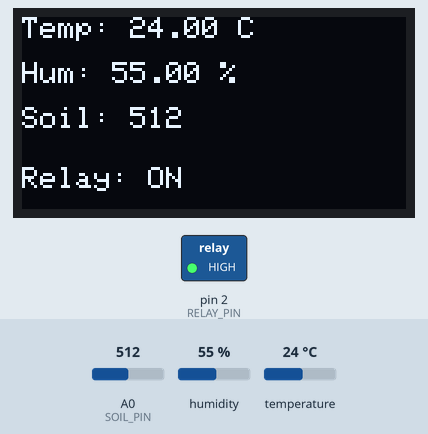
Simulated run of this sketch. Board: Arduino Uno, built with avr-gcc and run on an emulated ATmega328P. Parts: 128×64 one-colour display, switched loads named in the sketch (green lamp = pin HIGH). The test bench sets the inputs (shaded band); at power-on: A0 (SOIL_PIN) = 512, humidity 55 %, temperature 24 °C. What the sketch prints to the serial monitor is not drawn.

Above: at 2.9 s.
3.0 s: A0 (SOIL_PIN) set to 416
At 4.8 s:
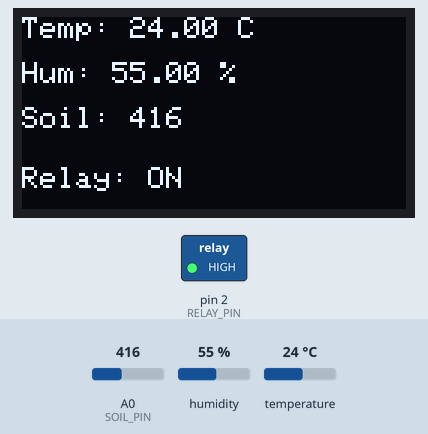
5.8 s: A0 (SOIL_PIN) set to 384
At 7.2 s:
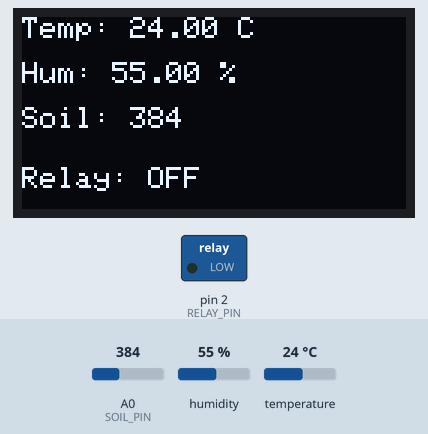
8.6 s: humidity set to 22 %
At 10.8 s:
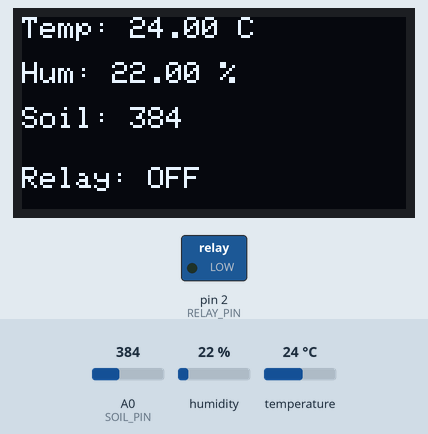
11.8 s: A0 (SOIL_PIN) set to 410
At 13.2 s:
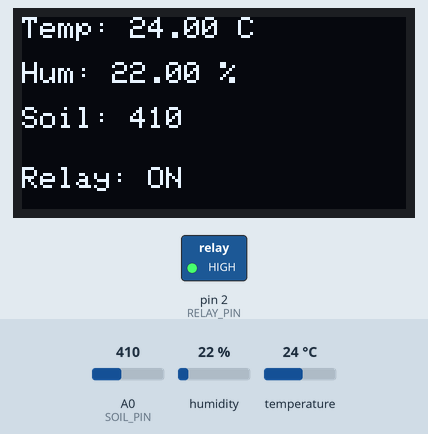
14.6 s: temperature set to 12 °C
At 17.7 s:
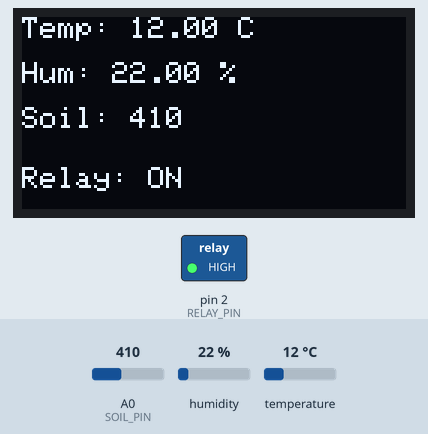
18.0 s: humidity set to 40 %
At 19.2 s:
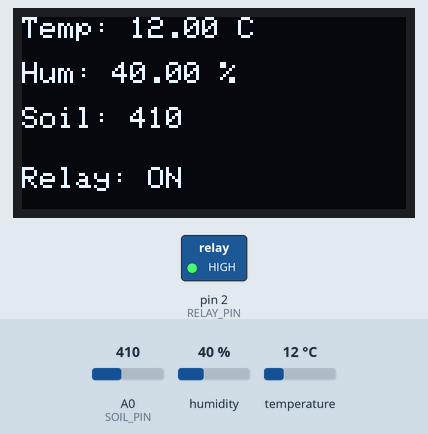
Timing chart, 0 to 21.0 s (numbered marks = the images above; inputs shaded):
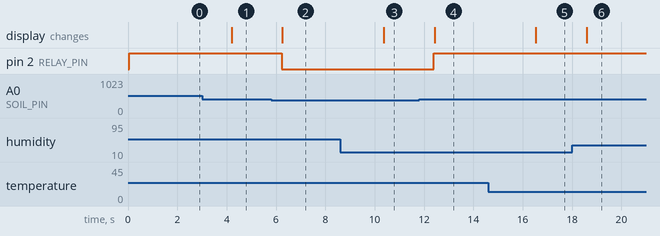

The sketch:

OLED_DHT11_Soil_Sensor_Relay.ino
```cpp
#include <Wire.h>
#include <Adafruit_GFX.h>
#include <Adafruit_SSD1306.h>
#include <DHT.h>

#define SCREEN_WIDTH 128
#define SCREEN_HEIGHT 64

#define DHTPIN 7
#define DHTTYPE DHT11

#define RELAY_PIN 2
#define SOIL_PIN A0

DHT dht(DHTPIN, DHTTYPE);
Adafruit_SSD1306 display(128, 64, &Wire, -1);

// Adjust this value after testing
int soilThreshold = 400;

void setup() {
  pinMode(RELAY_PIN, OUTPUT);
  digitalWrite(RELAY_PIN, LOW);  // try HIGH if relay is active LOW

  Serial.begin(9600);
  dht.begin();

  display.begin(SSD1306_SWITCHCAPVCC, 0x3C);
  display.clearDisplay();
}

void loop() {

  float temp = dht.readTemperature();
  float hum = dht.readHumidity();
  int soil = analogRead(SOIL_PIN);

  // Print values for debugging
  Serial.print("Temp: "); Serial.print(temp);
  Serial.print(" | Hum: "); Serial.print(hum);
  Serial.print(" | Soil: "); Serial.println(soil);

  display.clearDisplay();
  display.setTextSize(1);
  display.setTextColor(WHITE);

  // Display Temperature
  display.setCursor(0, 0);
  display.print("Temp: ");
  display.print(temp);
  display.println(" C");

  // Display Humidity
  display.setCursor(0, 15);
  display.print("Hum: ");
  display.print(hum);
  display.println(" %");

  // Display Soil
  display.setCursor(0, 30);
  display.print("Soil: ");
  display.print(soil);

  display.setCursor(0, 50);

  // 🔥 SIMPLE RELAY LOGIC (ONLY SOIL)
  if (soil > soilThreshold) {
    digitalWrite(RELAY_PIN, HIGH);   // change to LOW if needed
    display.print("Relay: ON");
  } else {
    digitalWrite(RELAY_PIN, LOW);    // change to HIGH if needed
    display.print("Relay: OFF");
  }

  display.display();

  delay(2000);
}
```

Measured:
- the behaviour switches between 401 and 400 on A0 (SOIL_PIN) (found by bisection; images 1 and 2)
- after the input at 3.0 s, the display: changes after 1.2 s (image 1)
- after the input at 5.8 s, pin 2 (RELAY_PIN): HIGH → LOW after 0.43 s; the display: changes after 0.46 s (image 2)
- after the input at 8.6 s, the display: changes after 1.8 s (image 3)
- after the input at 11.8 s, pin 2 (RELAY_PIN): LOW → HIGH after 0.60 s; the display: changes after 0.63 s (image 4)
- after the input at 14.6 s, the display: changes after 1.9 s (image 5)
- after the input at 18.0 s, the display: changes after 0.59 s (image 6)
